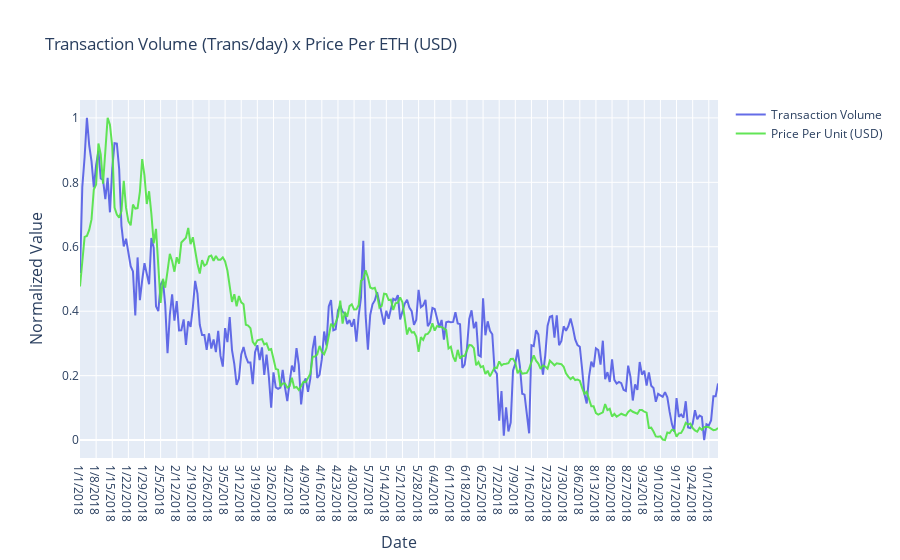

This figure's notebook cell:
### Code cell
traceTransactionCount = go.Scatter(
                x = df_Recent_Normalized.index,
                y = df_Recent_Normalized.TransactionCount,
                name = 'Transaction Volume',
                marker = dict(color = 'rgba(84, 92, 229, 0.9)', line=dict(color='rgb(0,0,0)',width=1.5)))

tracePricePerUnit = go.Scatter(
                x = df_Recent_Normalized.index,
                y = df_Recent_Normalized.PricePerUnit,
                name = 'Price Per Unit (USD)',
                mode = 'lines',
                marker = dict(color = 'rgba(82, 227, 68, 0.9)', line=dict(color='rgb(0,0,0)',width=0)))

layout = go.Layout(
    title='Transaction Volume (Trans/day) x Price Per ETH (USD)',
    xaxis=dict(
        title='Date',
        titlefont=dict(
            size=16
        )
    ),
    yaxis=dict(
        title='Normalized Value',
        titlefont=dict(
            size=16
        )
    )
)

py.iplot(go.Figure(data = [traceTransactionCount, tracePricePerUnit], layout=layout))

### Figure 1 — Plotly figure (JSON) as saved in the notebook; plotly's stock layout.template omitted (floating-point values rounded to 4 significant figures; data arrays with more than 128 entries replaced by an {"elided": "..."} marker saying what was removed)
{"data": [{"marker": {"color": "rgba(84, 92, 229, 0.9)", "line": {"color": "rgb(0, 0, 0)", "width": 1.5}}, "name": "Transaction Volume", "x": {"elided": "278 str values"}, "y": {"elided": "278 float values"}, "type": "scatter"}, {"marker": {"color": "rgba(82, 227, 68, 0.9)", "line": {"color": "rgb(0, 0, 0)", "width": 0}}, "mode": "lines", "name": "Price Per Unit (USD)", "x": {"elided": "278 str values"}, "y": {"elided": "278 float values"}, "type": "scatter"}], "layout": {"title": {"text": "Transaction Volume (Trans/day) x Price Per ETH (USD)"}, "xaxis": {"title": {"font": {"size": 16}, "text": "Date"}, "type": "category", "range": [0, 277], "autorange": true}, "yaxis": {"title": {"font": {"size": 16}, "text": "Normalized Value"}, "type": "linear", "range": [-0.05556, 1.056], "autorange": true}, "autosize": true}}
